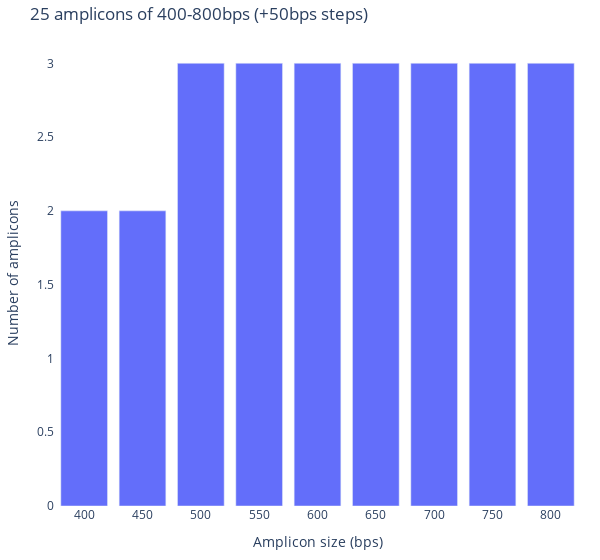

Write notebook code for a chart like this one.
### Code cell
import plotly.graph_objects as go

# Sample data for a bar chart
data = {'Category': [str(x) for x in np.arange(400, 801, 50)],
        'Values': [2,2,3,3,3,3,3,3,3]}

# Create a bar chart
fig = go.Figure([go.Bar(x=data['Category'], y=data['Values'])])

# Update layout for a better visual appearance
fig.update_layout(title_text='25 amplicons of 400-800bps (+50bps steps)',
                  xaxis_title='Amplicon size (bps)',
                  yaxis_title='Number of amplicons',
                  plot_bgcolor='white',
                  margin=dict(l=20, r=20, t=40, b=20),
                  width = 600)

# Show plot

### Figure 1 — Plotly figure (JSON) as saved in the notebook; plotly's stock layout.template omitted (floating-point values rounded to 4 significant figures)
{"data": [{"type": "bar", "x": ["400", "450", "500", "550", "600", "650", "700", "750", "800"], "y": [2, 2, 3, 3, 3, 3, 3, 3, 3]}], "layout": {"margin": {"b": 20, "l": 20, "r": 20, "t": 40}, "plot_bgcolor": "white", "title": {"text": "25 amplicons of 400-800bps (+50bps steps)"}, "width": 600, "xaxis": {"title": {"text": "Amplicon size (bps)"}}, "yaxis": {"title": {"text": "Number of amplicons"}}}}
